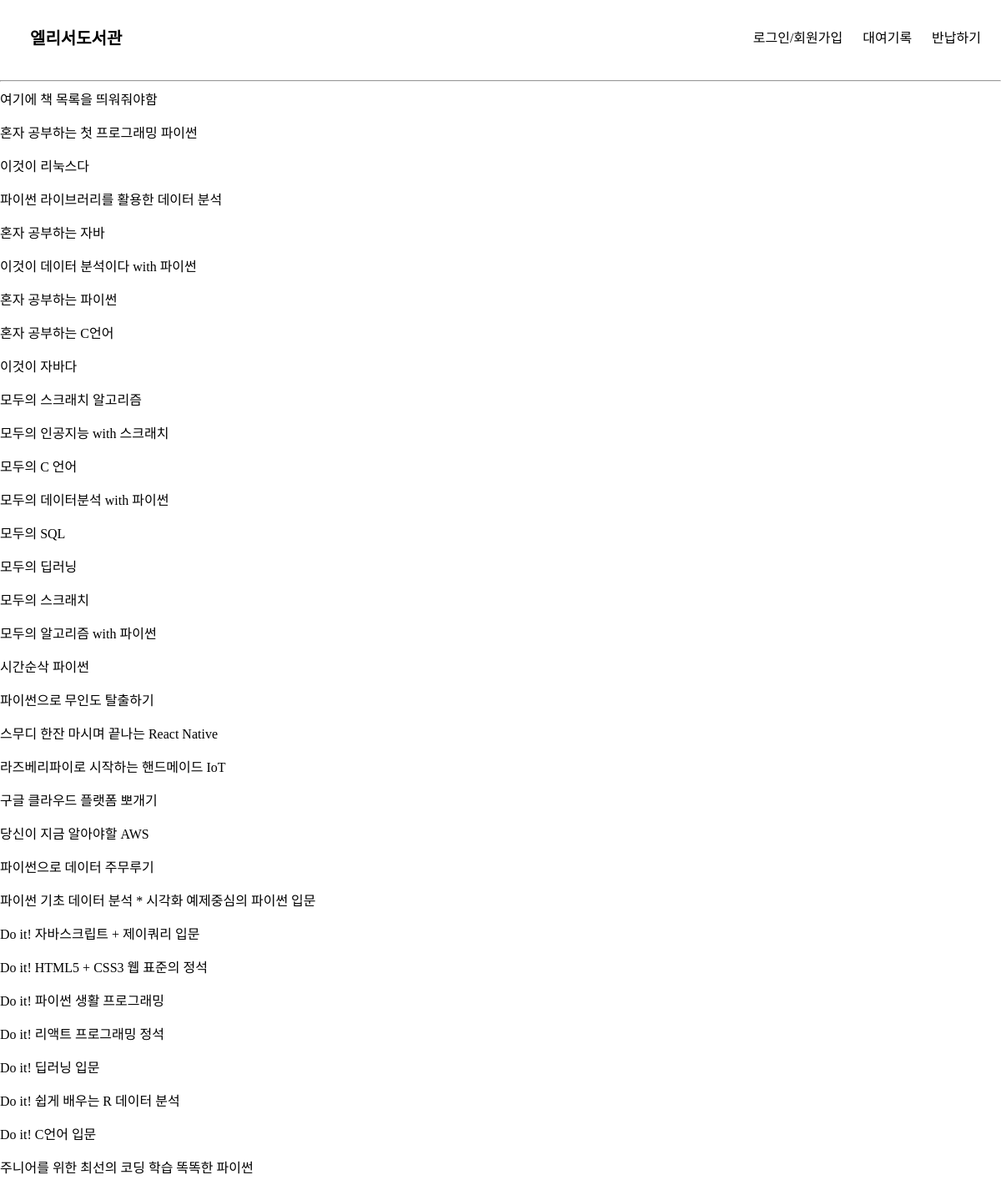
The page / on the database its author committed.
### elicelibrary/models.py (models this page shows, shortened)
class Book(db.Model):
    __tablename__     = 'Book'
    id                = db.Column(db.Integer, primary_key=True, nullable=False, autoincrement=True)
    title             = db.Column(db.String(45), nullable=False)
    author            = db.Column(db.String(45))
    publisher         = db.Column(db.String(45))
    publication_date  = db.Column(db.String(45))
    pages             = db.Column(db.Integer)
    isbn              = db.Column(db.String(45))
    registered_date   = db.Column(db.DateTime, default=datetime.utcnow)
    description       = db.Column(db.Text())    # 길이를 정할 수 없는 문자열은 Text를 쓰면 됨
    book_link         = db.Column(db.String(255))
    book_status       = db.Column(db.Integer)
    book_img          = db.Column(db.String(45))    # 책 표지만 바뀐 경우, 또는 책이 다르지만 같은 표지를 쓰는 경우가 있기 때문에 이미지 스토리지에서 같은 이미지의 반복을 막기 위해 별도의 책 이미지 식별 용 변수를 넣음

### elicelibrary/views/book_api.py (the view)
@book.route('/')
def main_page():
    book_list = Book.query.order_by(Book.registered_date.desc()).all()
    if not book_list :
        f = open('booklist.csv', 'r', encoding='utf-8')
        data = csv.reader(f, delimiter=',')
        booklist = []
        for row in data :
            booklist.append(row)
        f.close()
        for i in booklist[1:]:
            book_info = Book(title=i[1], publisher=i[2], author=i[3], publication_date=i[4], pages=i[5], isbn=i[6], description=i[7], book_link=i[8])
            db.session.add(book_info)
            db.session.commit()
    else :
        return render_template("main.html", book_list=book_list)

### elicelibrary/templates/main.html (shortened to what this page needs)
{% extends 'base.html' %}
{% block content %}
여기에 책 목록을 띄워줘야함
    {% for b in book_list %}
        <p>{{ b.title }} </p>
    {% endfor %}
{% endblock %}

### elicelibrary/templates/base.html (shortened to what this page needs)
<!DOCTYPE html>
<html lang="en">
<head>
    <link rel="stylesheet" href="static/style.css">
</head>
<body>
    <header>
        <nav class="navbar">
            <a class="header-main-name" href="/">엘리서도서관</a>
            {% block nav_link %}
            <ul class="navbar-menu">
                <li><a class="nav-link" href="/login">로그인/회원가입</a></li>
                <li><a class="nav-link" href="/user_records">대여기록</a></li>
                <li><a class="nav-link" href="/return">반납하기</a></li>
            </ul>
            {% endblock %}
        </nav>
    </header>
    <hr>
    {% block content %}
    {% endblock %}
</body>
</html>

### elicelibrary/static/style.css (style rules this page uses)
:root { --text-color: black; --background-color: white; --accent-color: grey; }
body { margin: 0; }
a { text-decoration: none; color: var(--text-color); }
.navbar { display: flex; justify-content: space-between; align-items: center; background-color: var(--background-color); padding: 8px 12px; }
.header-main-name { font-family: "Source Sans Pro", sans-serif; font-weight: bold; font-size: 20px; padding-left: 24px; }
.navbar-menu { display: flex; list-style: none; padding-left: 0; }
.navbar-menu li { padding: 8px 12px; }

### rows shown on the page
Book: title "혼자 공부하는 첫 프로그래밍 파이썬"
Book: title "이것이 리눅스다"
Book: title "파이썬 라이브러리를 활용한 데이터 분석"
Book: title "혼자 공부하는 자바"
Book: title "이것이 데이터 분석이다 with 파이썬"
Book: title "혼자 공부하는 파이썬"
Book: title "혼자 공부하는 C언어"
Book: title "이것이 자바다"
Book: title "모두의 스크래치 알고리즘"
Book: title "모두의 인공지능 with 스크래치"
Book: title "모두의 C 언어"
Book: title "모두의 데이터분석 with 파이썬"
Book: title "모두의 SQL"
Book: title "모두의 딥러닝"
Book: title "모두의 스크래치"
Book: title "모두의 알고리즘 with 파이썬"
Book: title "시간순삭 파이썬"
Book: title "파이썬으로 무인도 탈출하기"
Book: title "스무디 한잔 마시며 끝나는 React Native"
Book: title "라즈베리파이로 시작하는 핸드메이드 IoT"
Book: title "구글 클라우드 플랫폼 뽀개기"
Book: title "당신이 지금 알아야할 AWS"
Book: title "파이썬으로 데이터 주무루기"
Book: title "파이썬 기초 데이터 분석 * 시각화 예제중심의 파이썬 입문"
Book: title "Do it! 자바스크립트 + 제이쿼리 입문"
Book: title "Do it! HTML5 + CSS3 웹 표준의 정석"
Book: title "Do it! 파이썬 생활 프로그래밍"
Book: title "Do it! 리액트 프로그래밍 정석"
Book: title "Do it! 딥러닝 입문"
Book: title "Do it! 쉽게 배우는 R 데이터 분석"
Book: title "Do it! C언어 입문"
Book: title "주니어를 위한 최선의 코딩 학습 똑똑한 파이썬"
